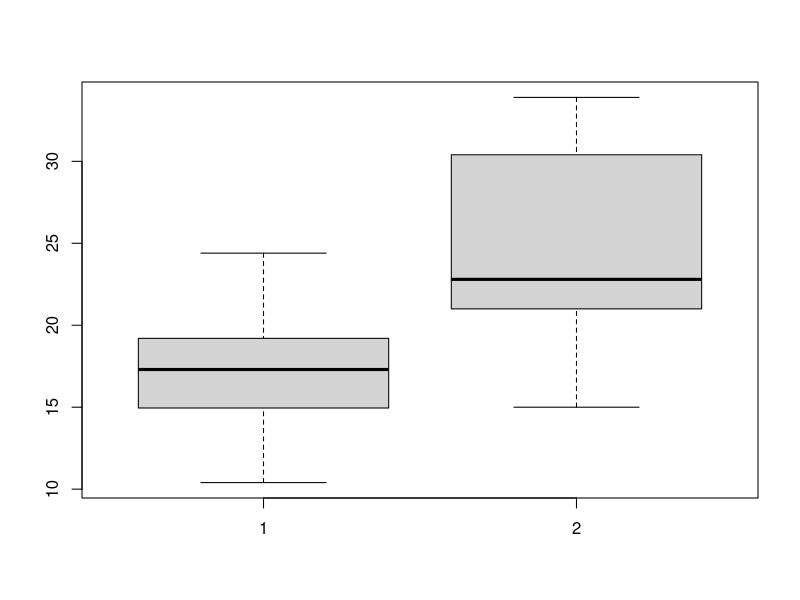
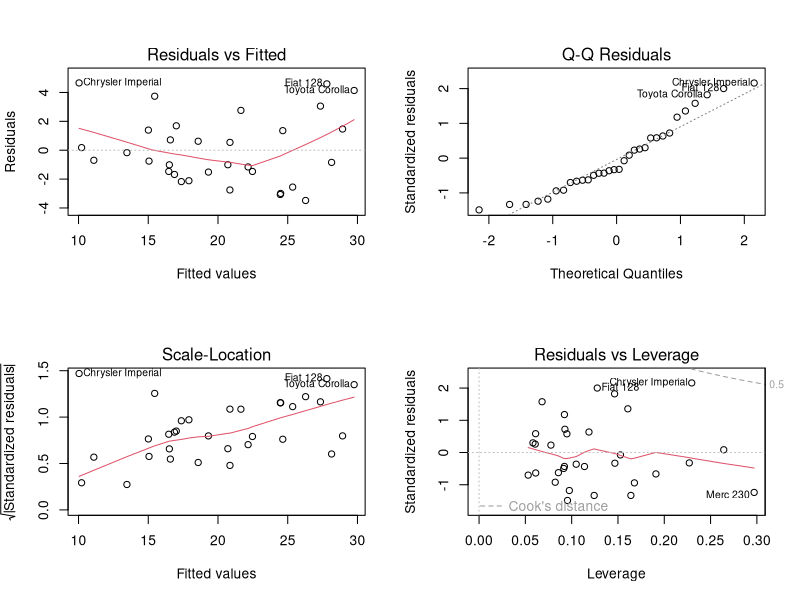

Recreate these plots in R, in order.
## ---- chunk 1
knitr::opts_chunk$set(echo = TRUE)
## ---- chunk 2
boxplot(mtcars$mpg[mtcars$am==0],mtcars$mpg[mtcars$am==1])

## ---- chunk 3
lm1<-lm(mpg~.,mtcars)
summary(lm1)

## ---- chunk 4
AIC<-step(lm1,k=log(length(mtcars$mpg)))

## ---- chunk 5
AIC<-step(lm1,k=log(length(mtcars$mpg)))
summary(AIC)

## ---- chunk 6
lm3<-lm(mpg~wt+qsec+am,mtcars)
par(mfrow=c(2,2))
plot(lm3)

